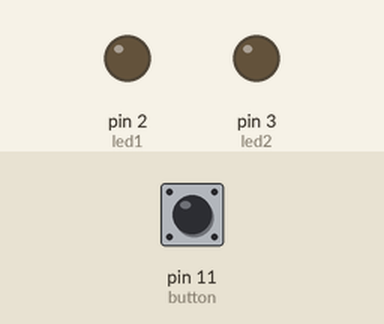
This sketch was run on a simulated Arduino Uno, built with avr-gcc and run on an emulated ATmega328P. Shown: output pins drawn as LEDs (lit = HIGH). The inputs (shaded band) are chosen by the test bench; at power-on: pin 11 (button) LOW.

Above: at 1.2 s.
1.3 s: pin 11 (button) pulled HIGH for 0.15 s
At 1.37 s:
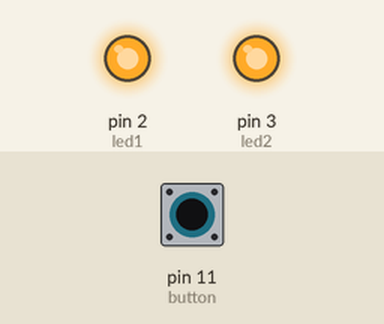
2.9 s: pin 11 (button) pulled HIGH for 3.2 s
At 7.3 s:
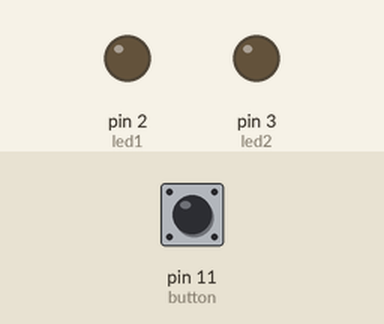
Timing chart, 0 to 8.8 s (numbered marks = the images above; inputs shaded):
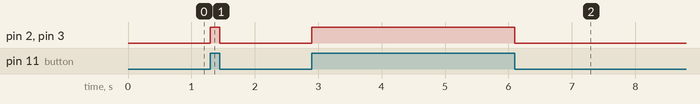

The sketch:

button_control_led.ino
```cpp
int button = 11;
int led1 = 2;
int led2 = 3;
void setup() {
  pinMode(button, INPUT);  //Cài đặt chân D11 ở trạng thái đọc dữ liệu
  pinMode(led1,OUTPUT);
  pinMode(led2,OUTPUT);// Cài đặt chân D2 dưới dạng OUTPUT
}

void loop() {
  int buttonStatus = digitalRead(button);    //Đọc trạng thái button
  if (buttonStatus == HIGH) { // Nếu mà button bị nhấn
    digitalWrite(led1,HIGH);
    digitalWrite(led2,HIGH);// Đèn led sáng
  } else { // ngược lại
    digitalWrite(led1,LOW);
    digitalWrite(led2,LOW);
  }
}
```

Measured:
- after the input at 1.3 s, pin 2 (led1), pin 3 (led2): LOW → HIGH at once, → LOW 0.15 s later
- after the input at 2.9 s, pin 2 (led1), pin 3 (led2): LOW → HIGH at once, → LOW 3.2 s later
